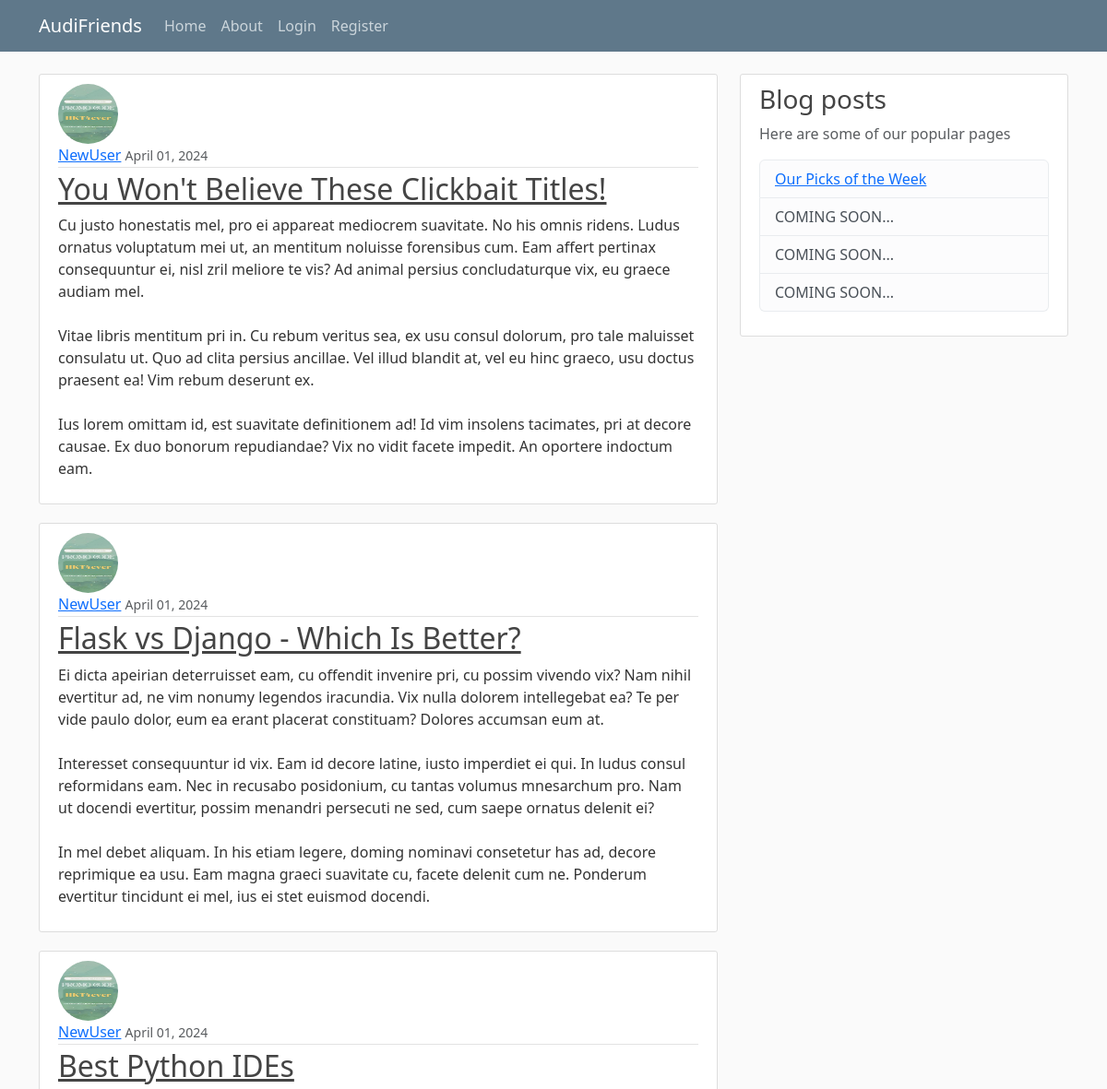
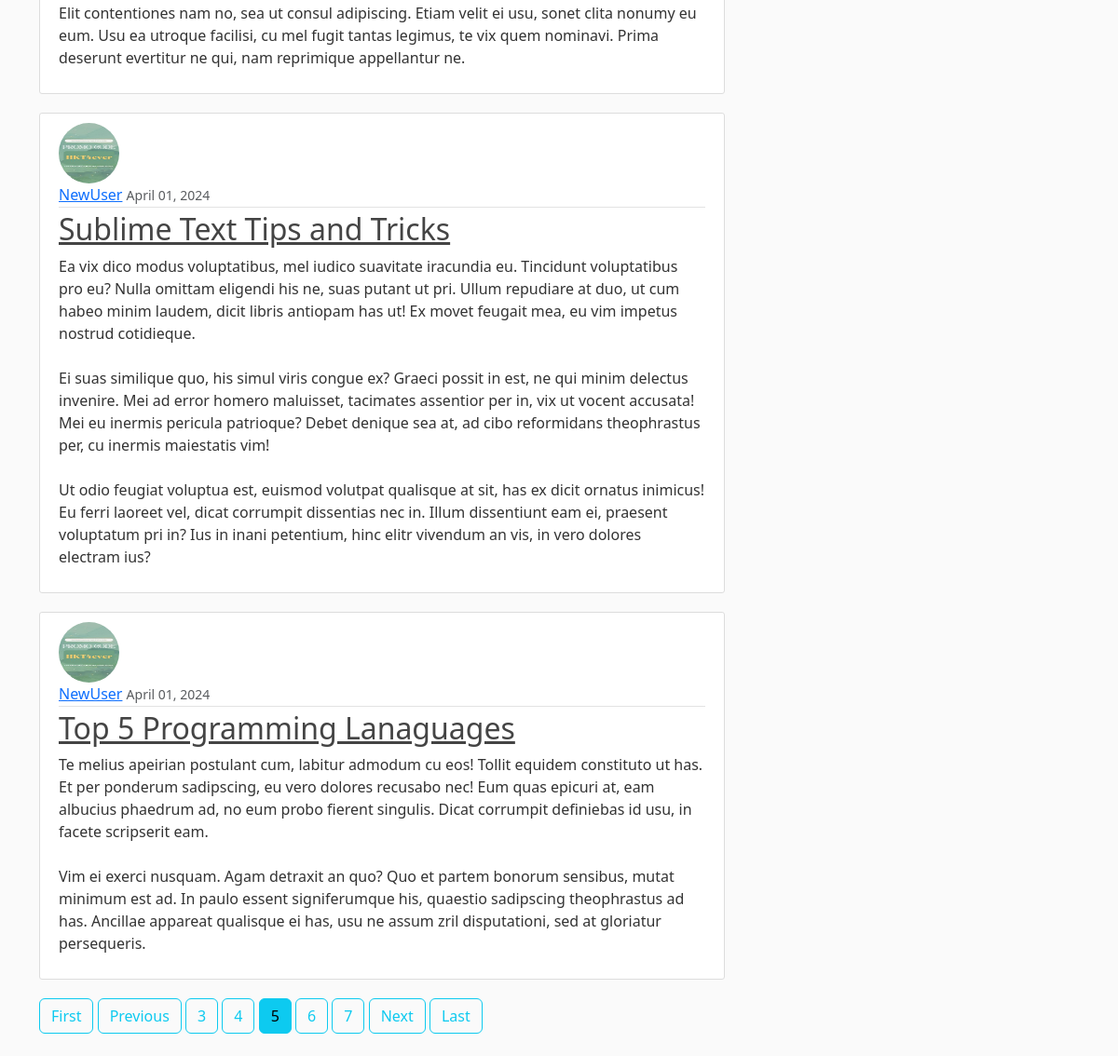
The app's page /?page=5 with its own data (2 pictures, top to bottom).
### blog/models.py (models this page shows, shortened)
class Post(models.Model):
    title = models.CharField(max_length=100)
    content = models.TextField()
    date_posted = models.DateTimeField(default=timezone.now)
    author = models.ForeignKey(User, on_delete=models.CASCADE)

### users/models.py (models this page shows, shortened)
class Profile(models.Model):
    user = models.OneToOneField(User, on_delete=models.CASCADE)
    """
    CASCADE: if delete user, delete profile
    if delete profile, user still exist
    """
    image = models.ImageField(default='default.jpg', upload_to='profile_pics')

### blog/views.py (the view)
# urls.py: path('', PostListView.as_view(), name='blog-home'),
class PostListView(ListView):
    model = Post
    template_name = 'blog/home.html'  # <app>/<model>_<viewtype>.html
    context_object_name = 'posts'
    ordering = ['-date_posted']
    paginate_by = 5

### blog/templates/blog/home.html
{% extends "blog/base.html" %}
{% block content %}
{% for post in posts %}
<article class="media content-section">
    <img class="rounded-circle article-img" src="{{ post.author.profile.image.url }}">
    <div class="media-body">
        <div class="article-metadata">
            <a class="mr-2" href="#">{{ post.author }}</a>
            <small class="text-muted">{{ post.date_posted|date:"F d, Y" }}</small>
        </div>
        <h2>
            <a class="article-title" href="{% url 'post-detail' post.id %}">{{ post.title }}</a>
        </h2>
        <p class="article-content">{{ post.content }}</p>
    </div>
</article>
{% endfor %}
{% if is_paginated %}
{% if page_obj.has_previous %}
<a class="btn btn-outline-info mb-4" href="?page=1">First</a>
<a class="btn btn-outline-info mb-4" href="?page={{ page_obj.previous_page_number }}">Previous</a>
{% endif %}
{% for num in page_obj.paginator.page_range %}
{% if page_obj.number == num %}
<a class="btn btn-info mb-4" href="?page={{ num }}">{{ num }}</a>
{% elif num > page_obj.number|add:'-3' and page_obj.number|add:'3' > num %}
<a class="btn btn-outline-info mb-4" href="?page={{ num }}">{{ num }}</a>
{% endif %}
{% endfor %}
{% if page_obj.has_next %}
<a class="btn btn-outline-info mb-4" href="?page={{ page_obj.next_page_number }}">Next</a>
<a class="btn btn-outline-info mb-4" href="?page={{ page_obj.paginator.num_pages }}">Last</a>
{% endif %}
{% endif %}
{% endblock content %}

### blog/static/blog/main.css (style rules this page uses)
body { background: #fafafa; color: #333333; margin-top: 5rem; }
h1, h2, h3, h4, h5, h6 { color: #444444; }
.content-section { background: #ffffff; padding: 10px 20px; border: 1px solid #dddddd; border-radius: 3px; margin-bottom: 20px; }
.article-title { color: #444444; }
.article-content { white-space: pre-line; }
.article-img { height: 65px; width: 65px; margin-right: 16px; }
.article-metadata { padding-bottom: 1px; margin-bottom: 4px; border-bottom: 1px solid #e3e3e3 }

### records on screen
Post: author.profile.image (picture), author "NewUser", date_posted "April 01, 2024", title "You Won't Believe These Clickbait Titles!", content "Cu justo honestatis mel, pro ei appareat mediocrem suavitate. No his omnis ridens. Ludus ornatus voluptatum mei ut, an mentitum noluisse forensibus cum. Eam affert pertinax consequuntur ei, nisl zril meliore te vis? Ad animal persius concludaturque vix, eu graece audiam mel. Vitae libris mentitum pri in. Cu rebum veritus sea, ex usu consul dolorum, pro tale maluisset consulatu ut. Quo ad clita persius ancillae. Vel illud blandit at, vel eu hinc graeco, usu doctus praesent ea! Vim rebum deserunt ex. Ius lorem omittam id, est suavitate definitionem ad! Id vim insolens tacimates, pri at decore causae. Ex duo bonorum repudiandae? Vix no vidit facete impedit. An oportere indoctum eam."
Post: author.profile.image (picture), author "NewUser", date_posted "April 01, 2024", title "Flask vs Django - Which Is Better?", content "Ei dicta apeirian deterruisset eam, cu offendit invenire pri, cu possim vivendo vix? Nam nihil evertitur ad, ne vim nonumy legendos iracundia. Vix nulla dolorem intellegebat ea? Te per vide paulo dolor, eum ea erant placerat constituam? Dolores accumsan eum at. Interesset consequuntur id vix. Eam id decore latine, iusto imperdiet ei qui. In ludus consul reformidans eam. Nec in recusabo posidonium, cu tantas volumus mnesarchum pro. Nam ut docendi evertitur, possim menandri persecuti ne sed, cum saepe ornatus delenit ei? In mel debet aliquam. In his etiam legere, doming nominavi consetetur has ad, decore reprimique ea usu. Eam magna graeci suavitate cu, facete delenit cum ne. Ponderum…"
Post: author.profile.image (picture), author "NewUser", date_posted "April 01, 2024", title "Best Python IDEs", content "Elit contentiones nam no, sea ut consul adipiscing. Etiam velit ei usu, sonet clita nonumy eu eum. Usu ea utroque facilisi, cu mel fugit tantas legimus, te vix quem nominavi. Prima deserunt evertitur ne qui, nam reprimique appellantur ne."
Post: author.profile.image (picture), author "NewUser", date_posted "April 01, 2024", title "Sublime Text Tips and Tricks", content "Ea vix dico modus voluptatibus, mel iudico suavitate iracundia eu. Tincidunt voluptatibus pro eu? Nulla omittam eligendi his ne, suas putant ut pri. Ullum repudiare at duo, ut cum habeo minim laudem, dicit libris antiopam has ut! Ex movet feugait mea, eu vim impetus nostrud cotidieque. Ei suas similique quo, his simul viris congue ex? Graeci possit in est, ne qui minim delectus invenire. Mei ad error homero maluisset, tacimates assentior per in, vix ut vocent accusata! Mei eu inermis pericula patrioque? Debet denique sea at, ad cibo reformidans theophrastus per, cu inermis maiestatis vim! Ut odio feugiat voluptua est, euismod volutpat qualisque at sit, has ex dicit ornatus inimicus! Eu…"
Post: author.profile.image (picture), author "NewUser", date_posted "April 01, 2024", title "Top 5 Programming Lanaguages", content "Te melius apeirian postulant cum, labitur admodum cu eos! Tollit equidem constituto ut has. Et per ponderum sadipscing, eu vero dolores recusabo nec! Eum quas epicuri at, eam albucius phaedrum ad, no eum probo fierent singulis. Dicat corrumpit definiebas id usu, in facete scripserit eam. Vim ei exerci nusquam. Agam detraxit an quo? Quo et partem bonorum sensibus, mutat minimum est ad. In paulo essent signiferumque his, quaestio sadipscing theophrastus ad has. Ancillae appareat qualisque ei has, usu ne assum zril disputationi, sed at gloriatur persequeris."

### other values on screen
{{ num }} "3" "4" "6" "7"
{{ num }} "5"
